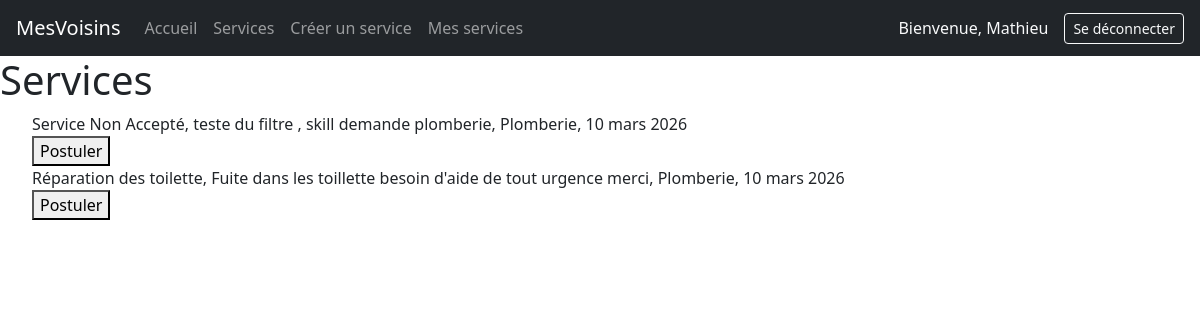
The page /app/services/ (signed in) on the database as committed earlier.
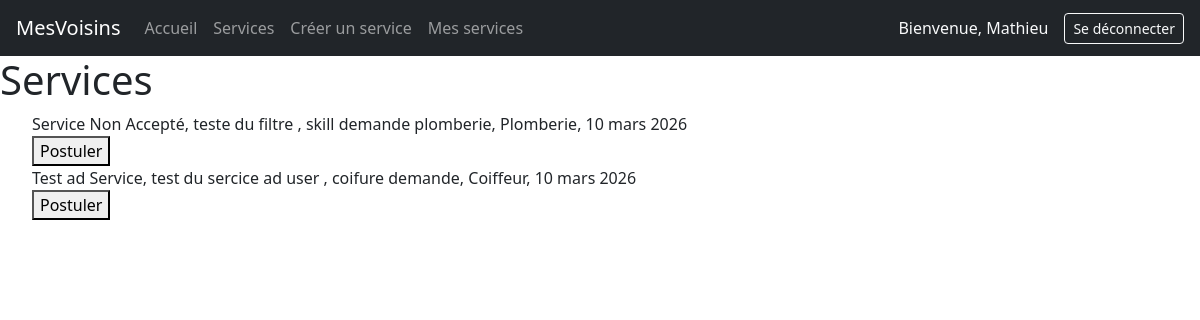
The same page on the database as committed later.
### app/models.py (models this page shows, shortened)
class Service(models.Model):
    title = models.CharField(max_length=100)
    description = models.TextField()
    skill = models.ForeignKey(Skill, on_delete=models.CASCADE)
    creator = models.ForeignKey('auth.User', on_delete=models.CASCADE, related_name='services_crees')
    volunteer = models.ForeignKey('auth.User', null=True, blank=True, on_delete=models.SET_NULL, related_name='volunteer')
    date = models.DateField()
    created_at = models.DateTimeField(auto_now_add=True)

class Skill(models.Model):
    name = models.CharField(max_length=100)
    category = models.ForeignKey('Category',null=True, blank=True, on_delete=models.CASCADE)

### app/views.py (the view)
# urls.py: path("services/", views.services, name="services"),
@login_required
def services(request):
    user_services = Service.objects.filter(creator=request.user)
    services = Service.objects.filter(volunteer__isnull=True)
    context = {"services": services,"user_services": user_services}
    return render(request, 'services.html', context)

### app/templates/services.html (shortened to what this page needs)
{% extends "base.html" %}
{% block content %}
<h1>Services</h1>
<ul>
  {% for service in services %}
  {% if not service in user_services %}
  <div>{{ service.title }},
  {{ service.description }},
  {{ service.skill.name }},
  {{ service.date }}</div>
    <form action="{% url 'app:postulez' service.id %}" method="post">
      <button>Postuler</button>
    </form>
  {% endif %}
  {% endfor %}
</ul>
{% endblock %}

Rows that differ between the two databases and show on the page:
no longer on this page (row edited): Service: title "Réparation des toilette", description "Fuite dans les toillette besoin d'aide de tout urgence merci", skill.name "Plomberie", date "10 mars 2026"
added Service: title "Test ad Service", description "test du sercice ad user , coifure demande", skill.name "Coiffeur", date "10 mars 2026"
